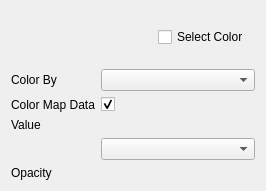
<?xml version="1.0" encoding="UTF-8"?>
<ui version="4.0">
 <class>ModuleContourWidget</class>
 <widget class="QWidget" name="ModuleContourWidget">
  <property name="geometry">
   <rect>
    <x>0</x>
    <y>0</y>
    <width>266</width>
    <height>191</height>
   </rect>
  </property>
  <property name="windowTitle">
   <string>Form</string>
  </property>
  <layout class="QVBoxLayout" name="verticalLayout">
   <item>
    <layout class="QHBoxLayout" name="horizontalLayout">
     <item>
      <spacer name="horizontalSpacer">
       <property name="orientation">
        <enum>Qt::Horizontal</enum>
       </property>
       <property name="sizeHint" stdset="0">
        <size>
         <width>40</width>
         <height>20</height>
        </size>
       </property>
      </spacer>
     </item>
     <item>
      <widget class="QCheckBox" name="cbSelectColor">
       <property name="text">
        <string>Select Color</string>
       </property>
      </widget>
     </item>
     <item>
      <widget class="pqColorChooserButton" name="colorChooser" native="true"/>
     </item>
    </layout>
   </item>
   <item>
    <layout class="QFormLayout" name="formLayout">
     <item row="0" column="0">
      <widget class="QLabel" name="label">
       <property name="text">
        <string>Color By</string>
       </property>
      </widget>
     </item>
     <item row="2" column="0">
      <widget class="QLabel" name="label_2">
       <property name="text">
        <string>Value</string>
       </property>
      </widget>
     </item>
     <item row="0" column="1">
      <widget class="QComboBox" name="cbColorBy"/>
     </item>
     <item row="3" column="1">
      <widget class="QComboBox" name="cbRepresentation"/>
     </item>
     <item row="4" column="0">
      <widget class="QLabel" name="label_4">
       <property name="text">
        <string>Opacity</string>
       </property>
      </widget>
     </item>
     <item row="2" column="1">
      <widget class="tomviz::DoubleSliderWidget" name="sliValue" native="true"/>
     </item>
     <item row="4" column="1">
      <widget class="tomviz::DoubleSliderWidget" name="sliOpacity" native="true"/>
     </item>
     <item row="1" column="1">
      <widget class="QCheckBox" name="cbColorMapData">
       <property name="text">
        <string/>
       </property>
       <property name="checked">
        <bool>true</bool>
       </property>
      </widget>
     </item>
     <item row="1" column="0">
      <widget class="QLabel" name="label_3">
       <property name="text">
        <string>Color Map Data</string>
       </property>
      </widget>
     </item>
    </layout>
   </item>
  </layout>
 </widget>
 <customwidgets>
  <customwidget>
   <class>tomviz::DoubleSliderWidget</class>
   <extends>QWidget</extends>
   <header>DoubleSliderWidget.h</header>
   <container>1</container>
  </customwidget>
  <customwidget>
   <class>pqColorChooserButton</class>
   <extends>QWidget</extends>
   <header>pqColorChooserButton.h</header>
   <container>1</container>
  </customwidget>
 </customwidgets>
 <resources/>
 <connections/>
</ui>
